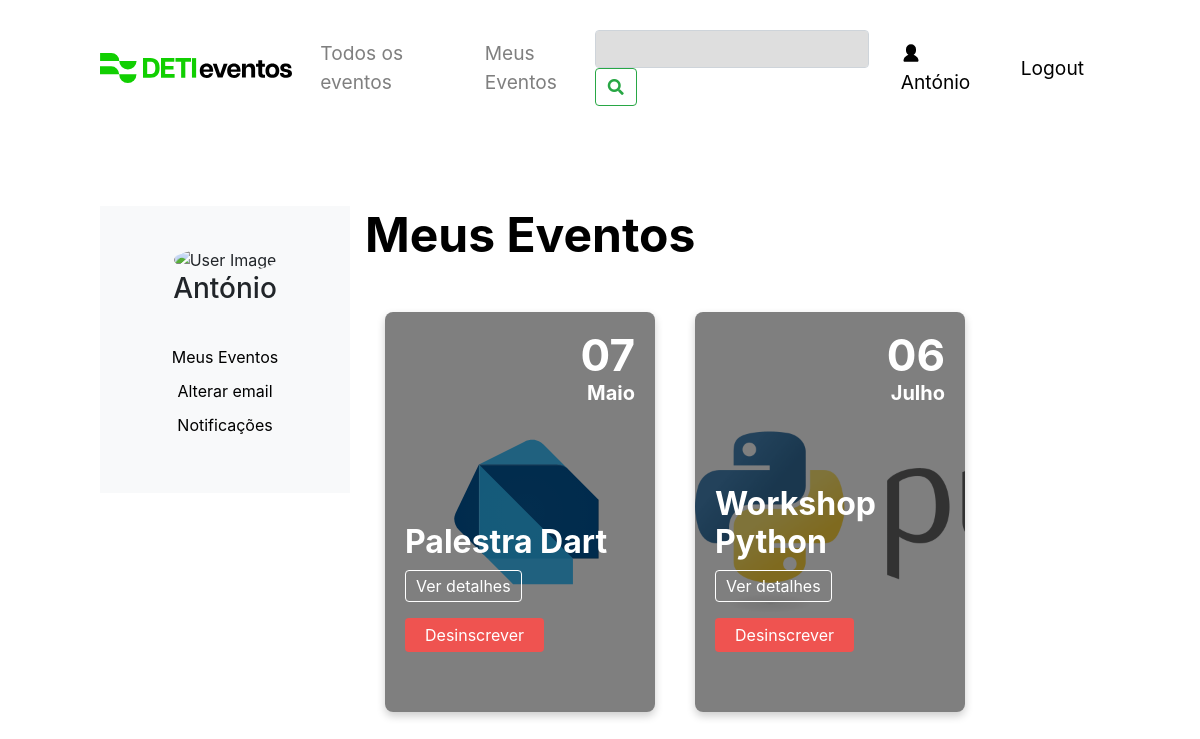
Before: /meus_eventos (signed in) with the older database file.
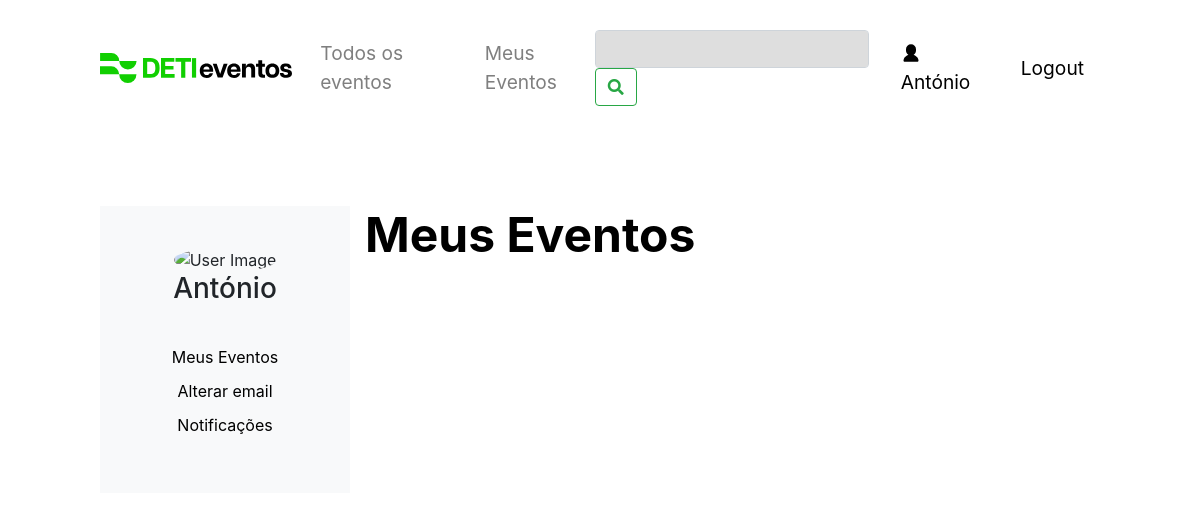
After: the same page with the newer database file.
### tables this page shows
CREATE TABLE events (
    id INTEGER PRIMARY KEY,
    name TEXT NOT NULL,
    description TEXT NOT NULL,
    location TEXT NOT NULL,
    image TEXT,
    date DATE,
    user_id INTEGER,           
    colaborator TEXT , 
    vagas INTEGER,
    lotacao INTEGER,
    preco INTEGER,
    esgotado boolean DEFAULT 0,
    FOREIGN KEY(user_id) REFERENCES users(id)
    );

### app.py (the view)
@app.route('/meus_eventos')
def meus_eventos():
    user_id = get_user_id(session.get('user_email'))
    events = get_user_associated_events(user_id)
    user_img = get_user_img(user_id)
    converted_events = []
    for event in events:
        converted_event = list(event)
        converted_event[5] = datetime.strptime(event[5], '%Y-%m-%d').date()
        converted_events.append(tuple(converted_event))
    converted_events.sort(key=lambda x: x[5])
    user = 'user_email' in session
    name = session.get('user_name')
    user_events = get_user_events(user_id)
    user_events = list(user_events)
    event = get_events()
    registered_event_ids = [event[1] for event in user_events]
    registered_events = [event for event in converted_events if event[0] in registered_event_ids]
    return render_template('eventos.html', is_admin=False, user_id=2, name=name, user=user, user_events=user_events, event=event, registered_event_ids = registered_event_ids, events=registered_events, user_img=user_img)

### app.py (called while the page is built)
@app.template_filter('formatdate')
def format_date(value, format='%d-%B'):
    if value is None:
        return ""
    month_names = {
        'January': 'Janeiro', 'February': 'Fevereiro', 'March': 'Março',
        'April': 'Abril', 'May': 'Maio', 'June': 'Junho',
        'July': 'Julho', 'August': 'Agosto', 'September': 'Setembro',
        'October': 'Outubro', 'November': 'Novembro', 'December': 'Dezembro'
    }
    formatted_date = value.strftime(format)
    for eng, pt in month_names.items():
        formatted_date = formatted_date.replace(eng, pt)
    return formatted_date

### models.py (called while the page is built)
def get_user_id(email):
    connection = sqlite3.connect('data.db', check_same_thread=False)
    cursor = connection.cursor()
    cursor.execute("SELECT id FROM users WHERE email = ?", (email,))
    user_id = cursor.fetchall()
    if len(user_id) == 0:
        return None
    return user_id[0][0]

def get_events():
    connection = sqlite3.connect('data.db', check_same_thread=False)
    cursor = connection.cursor()
    try:
        cursor.execute("SELECT * FROM events")
        results = cursor.fetchall()
        return results
    except Exception as e:
        print(e)
        return None

### templates/eventos.html (shortened to what the changed rows need)
<!DOCTYPE html>
<html lang="en">
<head>
  <link rel="stylesheet" href="https://cdnjs.cloudflare.com/ajax/libs/font-awesome/5.15.1/css/all.min.css">
  <link rel="stylesheet" href="https://stackpath.bootstrapcdn.com/bootstrap/4.3.1/css/bootstrap.min.css">
  <link rel="stylesheet" href="/static/css/navbar_style.css">
  <link rel="stylesheet" href="/static/css/perfil.css">
  <link rel="stylesheet" href="/static/css/style.css">
  <link rel="stylesheet" href="/static/css/pop_up.css">
  <link rel="stylesheet" href="https://cdn.jsdelivr.net/npm/sweetalert2@11/dist/sweetalert2.min.css">
</head>
<body>
  <div class="container-fluid">
    <div class="row">
      <div class="col-md-9">
        <div class="events-header">
          <h1> Meus Eventos</h1>
        </div>
        <div class="event-card-container">
          {% for event in events %}
          {% if is_admin or user_id == event[6] %}
          <div class="event-card" style="background-image: url('{{event[4]}}'); background-size: cover;">
            <div class="event-content">
              <div class="event-day">{{ event[5]|formatdate('%d') }}</div>
              <div class="event-month">{{ event[5]|formatdate('%B') }}</div>
            </div>
            <div class="event-info">
              <h2 class="event-title">{{event[1]}}</h2>
              <div class="event-details">
                <p class="event-details-btn" data-event-id="{{ event[0] }}" data-event-title="{{ event[1] }}"
                  data-event-description="{{ event[2] }}" data-event-organizer="{{ event[3] }}"
                  data-event-image="{{ event[4] }}" data-event-date="{{ event[5] }}"
                  data-event-capacity="{{ event[8] }}" data-event-price="{{ event[9] }}"
                  data-event-vacancies="{{ event[10] }}" data-event-location="{{ event[6] }}"
                  data-event-collaborator="{{ event[7] }}" data-event-category="{{ event[12] }}">Ver detalhes</p>
              </div>
              {% if not is_admin %}
              {% if event[0] in registered_event_ids %}
                  <form method="POST" action="/desinscrever/{{ event[0] }}">
                      <button type="submit" class="desinscrever-button">Desinscrever</button>
                  </form>
              {% else %}
                  <form method="POST" action="/inscrever/{{ event[0] }}">
                      <button type="submit" class="inscrever-button">Inscrever</button>
                  </form>
              {% endif %}
              {% endif %}
            </div>
          </div>
          {% endif %}
          {% endfor %}
        </div>
      </div>
    </div>
  </div>
</body>
</html>

Changed rows visible on the page:
no longer on this page (row edited): events: image (picture), event "07", event "Maio", name "Palestra Dart"
no longer on this page (row unchanged): events: image (picture), event "06", event "Julho", name "Workshop Python"
